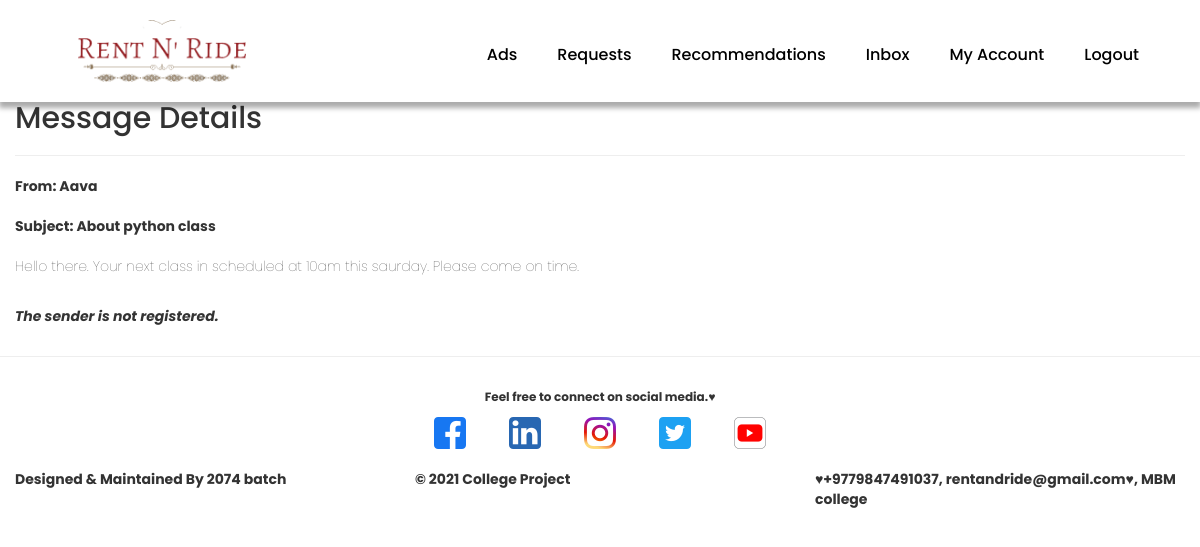
/users/message/6efbcf9c-bfca-4b1b-993a-1dbdfd407b59/ (signed in), run on the app's committed database.
### users/models.py (models this page shows, shortened)
class Message(models.Model):
    sender = models.ForeignKey(
        Profile, on_delete=models.SET_NULL, null=True, blank=True)
    receiver = models.ForeignKey(
        Profile, on_delete=models.SET_NULL, null=True, blank=True, related_name='messages')
    name = models.CharField(max_length=100, null=True, blank=True)
    email = models.EmailField(max_length=100, null=True, blank=True)
    subject = models.CharField(max_length=100, null=True, blank=True)
    body = models.TextField()
    is_read = models.BooleanField(default=False, null=True)
    created = models.DateTimeField(auto_now_add=True)
    id = models.UUIDField(default=uuid.uuid4, unique=True,
                          primary_key=True, editable=False)
    class Meta:
        ordering = ['is_read', '-created']

### users/views.py (the view)
# urls.py: path('message/<str:pk>/', views.viewMessage, name='message'),
@login_required(login_url='login')
def viewMessage(request, pk):
    profile = request.user.profile
    message = profile.messages.get(id=pk)
    sender_id = None
    try:
        sender_id = message.sender.id
    except:
        pass
    if message.is_read == False:
        message.is_read = True
        message.save()
    context = {'message': message, 'sender':sender_id}
    return render(request, 'users/message.html', context)

### users/templates/users/message.html
{% extends 'main.html' %}
{% block content %}
<div class="container">
    <h2>Message Details</h2>
    <hr>
    <div>
        <b>From: {{ message.name }}
    </div>
    <br>
    <div>
        <b>Subject: {{ message.subject }}</b>
    </div>
    <br>
    <div style="font-weight: 100;">
        <p>{{message.body|linebreaksbr}}
        </p>
    </div>
    <br>
    {%if sender %}
    <a href="{% url 'user-profile' sender %}">View Sender Profile</a> </b>
    {% else %}
    <p><i>The sender is not registered.</i></p>
    {% endif %}
</div>
{% endblock content %}

### static/styles/style.css (style rules this page uses)
body { font-family: 'Poppins', sans-serif; width: 100%; margin: 0px !important; }
.container { width: 100%; }

### data on the page
Message: name "Aava", subject "About python class", body "Hello there. Your next class in scheduled at 10am this saurday. Please come on time."
